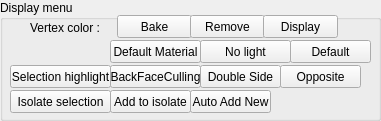
    <widget class="QGroupBox" name="display">
     <property name="geometry">
      <rect>
       <x>0</x>
       <y>180</y>
       <width>381</width>
       <height>121</height>
      </rect>
     </property>
     <property name="title">
      <string>Display menu</string>
     </property>
     <property name="flat">
      <bool>false</bool>
     </property>
     <property name="checkable">
      <bool>false</bool>
     </property>
     <widget class="QPushButton" name="pushButton_5">
      <property name="geometry">
       <rect>
        <x>117</x>
        <y>15</y>
        <width>75</width>
        <height>23</height>
       </rect>
      </property>
      <property name="text">
       <string>Bake</string>
      </property>
      <property name="checkable">
       <bool>false</bool>
      </property>
      <property name="-command" stdset="0">
       <string>&quot;BakeTextureToVertexColor&quot;</string>
      </property>
     </widget>
     <widget class="QPushButton" name="pushButton_6">
      <property name="geometry">
       <rect>
        <x>190</x>
        <y>15</y>
        <width>75</width>
        <height>23</height>
       </rect>
      </property>
      <property name="text">
       <string>Remove</string>
      </property>
      <property name="checkable">
       <bool>false</bool>
      </property>
      <property name="-command" stdset="0">
       <string>&quot;RemoveVertexColor&quot;</string>
      </property>
     </widget>
     <widget class="QPushButton" name="pushButton_17">
      <property name="geometry">
       <rect>
        <x>263</x>
        <y>15</y>
        <width>75</width>
        <height>23</height>
       </rect>
      </property>
      <property name="text">
       <string>Display</string>
      </property>
      <property name="checkable">
       <bool>true</bool>
      </property>
     </widget>
     <widget class="QLabel" name="label">
      <property name="geometry">
       <rect>
        <x>30</x>
        <y>20</y>
        <width>71</width>
        <height>16</height>
       </rect>
      </property>
      <property name="text">
       <string>Vertex color :</string>
      </property>
     </widget>
     <widget class="QPushButton" name="bt_selHighlight">
      <property name="geometry">
       <rect>
        <x>10</x>
        <y>65</y>
        <width>101</width>
        <height>23</height>
       </rect>
      </property>
      <property name="text">
       <string>Selection highlight</string>
      </property>
      <property name="checkable">
       <bool>true</bool>
      </property>
     </widget>
     <widget class="QPushButton" name="pushButton_19">
      <property name="geometry">
       <rect>
        <x>110</x>
        <y>65</y>
        <width>91</width>
        <height>23</height>
       </rect>
      </property>
      <property name="text">
       <string>BackFaceCulling</string>
      </property>
      <property name="checkable">
       <bool>true</bool>
      </property>
      <property name="-command" stdset="0">
       <string>&quot;ToggleBackfaceCulling&quot;</string>
      </property>
     </widget>
     <widget class="QPushButton" name="pushButton_20">
      <property name="geometry">
       <rect>
        <x>280</x>
        <y>65</y>
        <width>81</width>
        <height>23</height>
       </rect>
      </property>
      <property name="text">
       <string>Opposite</string>
      </property>
      <property name="checkable">
       <bool>true</bool>
      </property>
     </widget>
     <widget class="QPushButton" name="pushButton_21">
      <property name="geometry">
       <rect>
        <x>10</x>
        <y>90</y>
        <width>101</width>
        <height>23</height>
       </rect>
      </property>
      <property name="text">
       <string>Isolate selection</string>
      </property>
      <property name="checkable">
       <bool>true</bool>
      </property>
     </widget>
     <widget class="QPushButton" name="pushButton_22">
      <property name="geometry">
       <rect>
        <x>110</x>
        <y>90</y>
        <width>81</width>
        <height>23</height>
       </rect>
      </property>
      <property name="text">
       <string>Add to isolate</string>
      </property>
      <property name="checkable">
       <bool>false</bool>
      </property>
     </widget>
     <widget class="QPushButton" name="pushButton_74">
      <property name="geometry">
       <rect>
        <x>200</x>
        <y>65</y>
        <width>81</width>
        <height>23</height>
       </rect>
      </property>
      <property name="text">
       <string>Double Side</string>
      </property>
      <property name="checkable">
       <bool>true</bool>
      </property>
      <property name="-command" stdset="0">
       <string>&quot;modelEditor -e -twoSidedLighting false modelPanel4&quot;</string>
      </property>
     </widget>
     <widget class="QPushButton" name="pushButton_75">
      <property name="geometry">
       <rect>
        <x>110</x>
        <y>40</y>
        <width>91</width>
        <height>23</height>
       </rect>
      </property>
      <property name="text">
       <string>Default Material</string>
      </property>
      <property name="checkable">
       <bool>true</bool>
      </property>
     </widget>
     <widget class="QPushButton" name="pushButton_76">
      <property name="geometry">
       <rect>
        <x>200</x>
        <y>40</y>
        <width>91</width>
        <height>23</height>
       </rect>
      </property>
      <property name="text">
       <string>No light</string>
      </property>
      <property name="checkable">
       <bool>true</bool>
      </property>
     </widget>
     <widget class="QPushButton" name="pushButton_77">
      <property name="geometry">
       <rect>
        <x>290</x>
        <y>40</y>
        <width>81</width>
        <height>23</height>
       </rect>
      </property>
      <property name="text">
       <string>Default</string>
      </property>
      <property name="checkable">
       <bool>true</bool>
      </property>
      <property name="-command" stdset="0">
       <string>&quot;modelEditor -e -dl /&quot;default/&quot; modelPanel4&quot;</string>
      </property>
     </widget>
     <widget class="QPushButton" name="pushButton_78">
      <property name="geometry">
       <rect>
        <x>190</x>
        <y>90</y>
        <width>81</width>
        <height>23</height>
       </rect>
      </property>
      <property name="text">
       <string>Auto Add New</string>
      </property>
      <property name="checkable">
       <bool>false</bool>
      </property>
     </widget>
    </widget>
